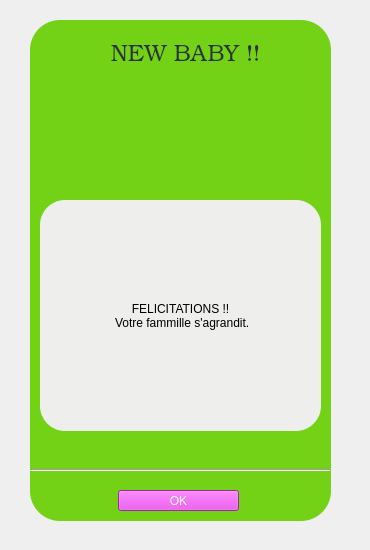
       <widget class="QWidget" name="interface_bebe_transit">
        <widget class="QPlainTextEdit" name="affichage_carte_30">
         <property name="geometry">
          <rect>
           <x>30</x>
           <y>20</y>
           <width>301</width>
           <height>501</height>
          </rect>
         </property>
         <property name="styleSheet">
          <string notr="true">background-color: rgb(115, 210, 22);
border-radius:30px;</string>
         </property>
         <property name="backgroundVisible">
          <bool>false</bool>
         </property>
         <property name="centerOnScroll">
          <bool>false</bool>
         </property>
        </widget>
        <widget class="QPushButton" name="ok_bebe_transit">
         <property name="geometry">
          <rect>
           <x>118</x>
           <y>490</y>
           <width>121</width>
           <height>21</height>
          </rect>
         </property>
         <property name="styleSheet">
          <string notr="true">font: 13pt &quot;Ubuntu&quot;;
color: white;
background-color: rgb(224, 52, 226);</string>
         </property>
         <property name="text">
          <string>OK</string>
         </property>
        </widget>
        <widget class="QLabel" name="titre_bebe_transit">
         <property name="geometry">
          <rect>
           <x>60</x>
           <y>40</y>
           <width>251</width>
           <height>31</height>
          </rect>
         </property>
         <property name="font">
          <font>
           <family>URW Bookman L</family>
           <pointsize>17</pointsize>
           <weight>9</weight>
           <italic>false</italic>
           <bold>false</bold>
          </font>
         </property>
         <property name="styleSheet">
          <string notr="true">color: rgb(46, 52, 54);
background-image: url(:/images/backg.jpg);
font: 75 17pt &quot;URW Bookman L&quot;;
border-radius:8px;</string>
         </property>
         <property name="text">
          <string>NEW BABY !!</string>
         </property>
         <property name="alignment">
          <set>Qt::AlignCenter</set>
         </property>
        </widget>
        <widget class="QLabel" name="info_bebe_transit">
         <property name="geometry">
          <rect>
           <x>40</x>
           <y>200</y>
           <width>281</width>
           <height>231</height>
          </rect>
         </property>
         <property name="styleSheet">
          <string notr="true">background-color: rgb(238, 238, 236);
border-radius:25px;</string>
         </property>
         <property name="text">
          <string>FELICITATIONS !! 
 Votre fammille s'agrandit.</string>
         </property>
         <property name="alignment">
          <set>Qt::AlignCenter</set>
         </property>
        </widget>
        <widget class="QLabel" name="photo_bebe_transit">
         <property name="geometry">
          <rect>
           <x>110</x>
           <y>80</y>
           <width>161</width>
           <height>111</height>
          </rect>
         </property>
         <property name="styleSheet">
          <string notr="true">border-image: url(:/images/bebe.jpg);</string>
         </property>
         <property name="text">
          <string/>
         </property>
        </widget>
        <widget class="Line" name="line_28">
         <property name="geometry">
          <rect>
           <x>30</x>
           <y>460</y>
           <width>301</width>
           <height>20</height>
          </rect>
         </property>
         <property name="orientation">
          <enum>Qt::Horizontal</enum>
         </property>
        </widget>
        <widget class="QLabel" name="label_27">
         <property name="geometry">
          <rect>
           <x>0</x>
           <y>0</y>
           <width>361</width>
           <height>541</height>
          </rect>
         </property>
         <property name="styleSheet">
          <string notr="true">background-image: url(:/images/backg.jpg);</string>
         </property>
         <property name="text">
          <string/>
         </property>
        </widget>
        <zorder>label_27</zorder>
        <zorder>affichage_carte_30</zorder>
        <zorder>ok_bebe_transit</zorder>
        <zorder>titre_bebe_transit</zorder>
        <zorder>info_bebe_transit</zorder>
        <zorder>photo_bebe_transit</zorder>
        <zorder>line_28</zorder>
       </widget>
